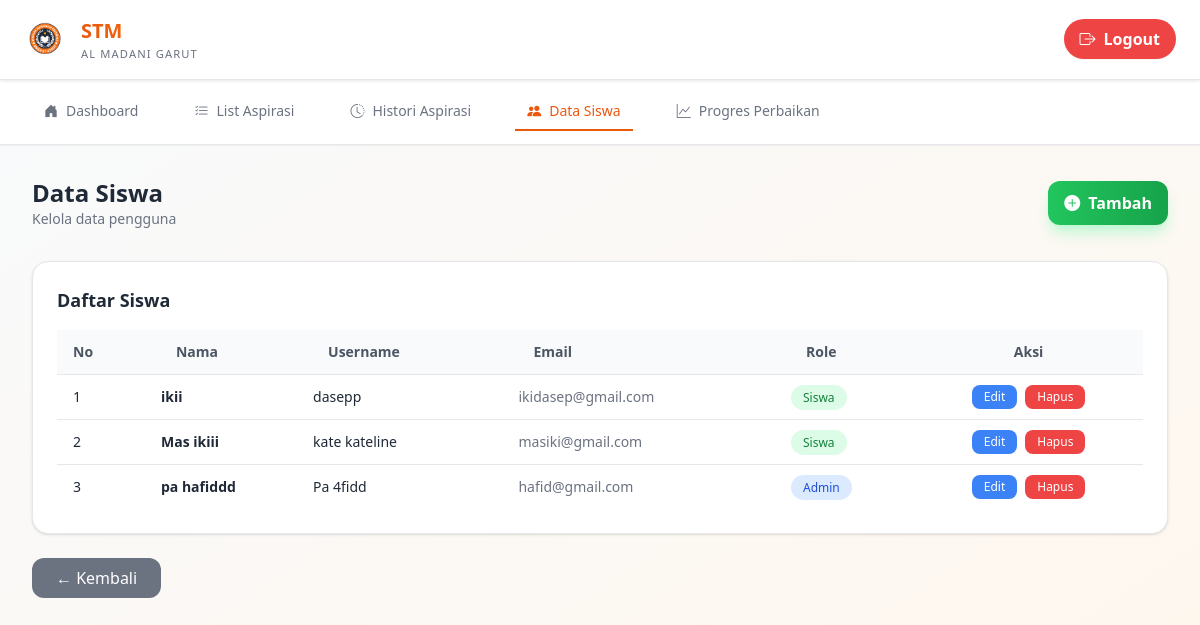
/admin/data-siswa.php (signed in), run on the app's committed database.
### tables this page shows
CREATE TABLE `users` (
  `id_user` int(255) NOT NULL,
  `email` text NOT NULL,
  `nama` varchar(255) NOT NULL,
  `username` varchar(255) NOT NULL,
  `password` int(255) NOT NULL,
  `role` varchar(255) NOT NULL
);

### admin/data-siswa.php (the view, shortened to what this page needs)
<?php
include "../config/config.php";
$query = mysqli_query($koneksi, "SELECT * FROM users ORDER BY nama ASC");
?>
<!DOCTYPE html>
<html lang="id">
<head>
<script src="https://cdn.tailwindcss.com"></script>
<link rel="stylesheet" href="https://cdn.jsdelivr.net/npm/bootstrap-icons@1.11.0/font/bootstrap-icons.css">
</head>
<body class="bg-gradient-to-br from-slate-50 to-orange-50 text-gray-800 pb-24">
<div class="top-header">
    <div class="top-header-content">
        <div class="top-header-logo">
            <img src="../img/logostm.png">
            <div class="top-header-brand">
                <span>STM</span>
                <small>AL MADANI GARUT</small>
            </div>
        </div>
        <a href="../auth/logout.php" class="inline-flex items-center gap-2 bg-red-500 hover:bg-red-600 text-white px-4 py-2 rounded-full font-semibold shadow-sm transition duration-200">
            <i class="bi bi-box-arrow-right"></i> Logout
        </a>
    </div>
</div>
<div class="bg-white border-b border-gray-200 shadow-sm">
    <div class="max-w-7xl mx-auto px-4 sm:px-6 lg:px-8">
        <div class="flex justify-between items-center h-16">
            <nav class="hidden md:flex space-x-8">
                <a href="dashboard.php" class="nav-item flex items-center px-3 py-2 text-sm font-medium text-gray-500 hover:text-orange-600 hover:border-orange-600 border-b-2 border-transparent transition">
                    <i class="bi bi-house-door-fill mr-2"></i>
                    Dashboard
                </a>
                <a href="list_aspirasi.php" class="nav-item flex items-center px-3 py-2 text-sm font-medium text-gray-500 hover:text-orange-600 hover:border-orange-600 border-b-2 border-transparent transition">
                    <i class="bi bi-list-check mr-2"></i>
                    List Aspirasi
                </a>
                <a href="histori-aspirasi.php" class="nav-item flex items-center px-3 py-2 text-sm font-medium text-gray-500 hover:text-orange-600 hover:border-orange-600 border-b-2 border-transparent transition">
                    <i class="bi bi-clock-history mr-2"></i>
                    Histori Aspirasi
                </a>
                <a href="data-siswa.php" class="nav-item active flex items-center px-3 py-2 text-sm font-medium text-orange-600 border-b-2 border-orange-600">
                    <i class="bi bi-people-fill mr-2"></i>
                    Data Siswa
                </a>
                <a href="progresperbaikan.php" class="nav-item flex items-center px-3 py-2 text-sm font-medium text-gray-500 hover:text-orange-600 hover:border-orange-600 border-b-2 border-transparent transition">
                    <i class="bi bi-graph-up mr-2"></i>
                    Progres Perbaikan
                </a>
            </nav>
        </div>
    </div>
</div>
<div class="flex min-h-screen">
    <main class="flex-1 p-8">
        <div class="flex justify-between items-center mb-8">
            <div class="flex items-center gap-4">
                <div>
                    <h1 class="text-2xl font-bold">Data Siswa</h1>
                    <p class="text-sm text-gray-500">Kelola data pengguna</p>
                </div>
            </div>
            <a href="tambah-siswa.php" class="md:hidden lg:flex items-center gap-2 bg-gradient-to-r from-green-500 to-green-600 hover:from-green-600 hover:to-green-700 text-white px-4 py-2.5 rounded-xl font-semibold shadow-lg shadow-green-200 hover:shadow-xl hover:shadow-green-300 transform hover:-translate-y-0.5 transition-all duration-200">
                <i class="bi bi-plus-circle-fill"></i>
                <span class="hidden md:inline">Tambah</span>
            </a>
        </div>
        <div class="bg-white rounded-2xl shadow p-6 border">
            <h2 class="text-lg font-semibold mb-4">Daftar Siswa</h2>
            <div class="overflow-x-auto">
                <table class="w-full text-sm">
                    <thead class="bg-gray-50 text-gray-600">
                        <tr>
                            <th class="px-4 py-3 text-left">No</th>
                            <th class="px-4 py-3 text-left">Nama</th>
                            <th class="px-4 py-3 text-left">Username</th>
                            <th class="px-4 py-3 text-left">Email</th>
                            <th class="px-4 py-3 text-left">Role</th>
                            <th class="px-4 py-3 text-center">Aksi</th>
                        </tr>
                    </thead>
                    <tbody>
                    <?php if (mysqli_num_rows($query) > 0): ?>
                        <?php $no = 1; while ($row = mysqli_fetch_assoc($query)): ?>
                        <tr class="border-t hover:bg-orange-50 transition">
                            <td class="px-4 py-3"><?= $no++ ?></td>
                            <td class="font-semibold"><?= htmlspecialchars($row['nama']) ?></td>
                            <td><?= htmlspecialchars($row['username']) ?></td>
                            <td class="text-gray-500"><?= htmlspecialchars($row['email']) ?></td>
                            <td>
                                <?php if ($row['role'] == 'admin'): ?>
                                    <span class="px-3 py-1 text-xs rounded-full bg-blue-100 text-blue-700">Admin</span>
                                <?php else: ?>
                                    <span class="px-3 py-1 text-xs rounded-full bg-green-100 text-green-700">Siswa</span>
                                <?php endif; ?>
                            </td>
                            <td class="text-center">
                                <div class="flex justify-center gap-2">
                                    <a href="edit-siswa.php?id=<?= $row['id_user'] ?>"
                                    class="px-3 py-1 text-xs bg-blue-500 text-white rounded-lg hover:bg-blue-600 transition">
                                        Edit
                                    </a>
                                    <a href="hapus-siswa.php?id=<?= $row['id_user'] ?>"
                                    onclick="return confirm('Yakin ingin menghapus data ini?')"
                                    class="px-3 py-1 text-xs bg-red-500 text-white rounded-lg hover:bg-red-600 transition">
                                        Hapus
                                    </a>
                                </div>
                            </td>
                        </tr>
                        <?php endwhile; ?>
                    <?php endif; ?>
                    </tbody>
                </table>
            </div>
        </div>
        <div class="mt-6">
            <a href="dashboard.php"
            class="inline-flex items-center bg-gray-500 hover:bg-gray-600 text-white px-6 py-2 rounded-xl transition">
                ← Kembali
            </a>
        </div>
    </main>
</div>
</body>
</html>

### admin/data-siswa.php (style rules this page uses)
body { background: linear-gradient(135deg, #f8fafc, #fff7ed); }
.top-header { background: white; border-bottom: 1px solid #e5e7eb; padding: 1rem 0; box-shadow: 0 1px 3px rgba(0,0,0,0.1); position: sticky; top: 0; z-index: 40; }
.top-header-content { display: flex; justify-content: space-between; align-items: center; padding: 0 1.5rem; }
.top-header-logo { display: flex; align-items: center; gap: 0.75rem; }
.top-header-logo img { height: 45px; }
.top-header-brand { display: flex; flex-direction: column; }
.top-header-brand span { font-weight: 700; background: linear-gradient(to right, #ea580c, #f97316); -webkit-background-clip: text; -webkit-text-fill-color: transparent; background-clip: text; font-size: 1.25rem; }
.top-header-brand small { color: #6b7280; font-size: 0.7rem; font-weight: 500; letter-spacing: 0.1em; text-transform: uppercase; }

### data on the page
users: nama "ikii", username "dasepp", email "ikidasep@gmail.com", role "Siswa"
users: nama "Mas ikiii", username "kate kateline", email "masiki@gmail.com", role "Siswa"
users: nama "pa hafiddd", username "Pa 4fidd", email "hafid@gmail.com", role "Admin"
